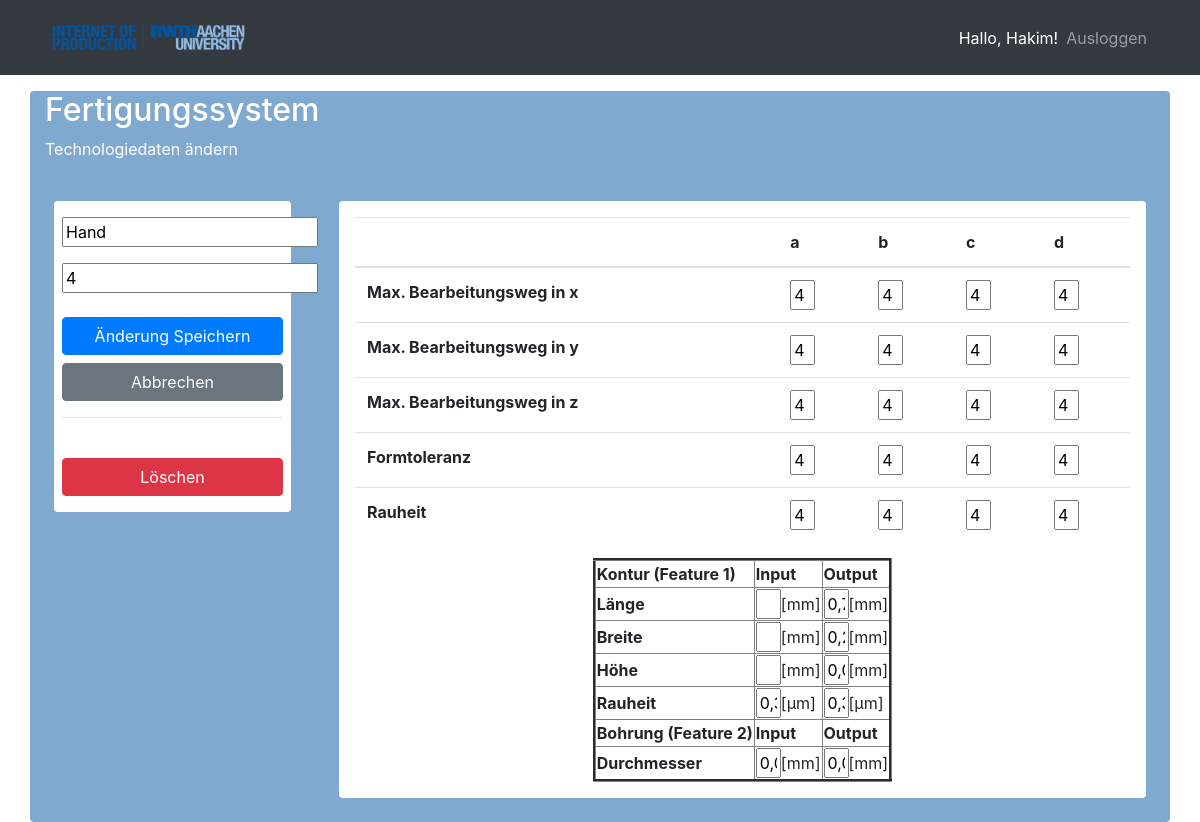
The app's page /main/update_technology/8 (signed in), older data.
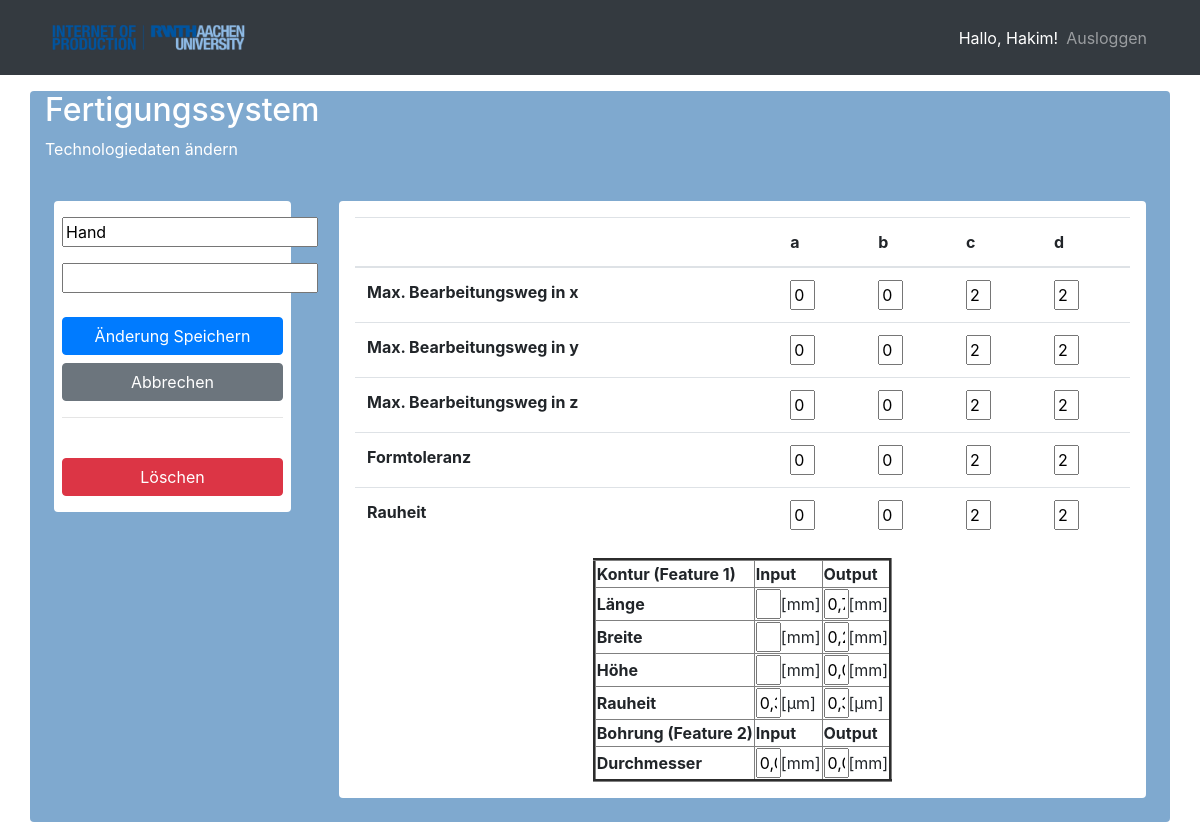
The same page, newer data.
### app/models.py (models this page shows, shortened)
class User(UserMixin, db.Model):
    id = db.Column(db.Integer, primary_key=True)
    username = db.Column(db.String(80), unique=True, nullable=False)
    password_hash = db.Column(db.String())
    created_on = db.Column(db.DateTime, server_default=db.func.now())
    updated_on = db.Column(
        db.DateTime, server_default=db.func.now(), onupdate=db.func.now())

class Technology(db.Model):
    id = db.Column(db.Integer, primary_key=True)
    position = db.Column(db.Integer, nullable=True)
    name = db.Column(db.String(), unique=True, nullable=True)
    alt_technology = db.Column(db.Integer)
    connection = db.Column(db.String())
    roughness_a = db.Column(db.Integer)
    roughness_b = db.Column(db.Integer)
    roughness_c = db.Column(db.Integer)
    roughness_d = db.Column(db.Integer)
    shape_tolerance_a = db.Column(db.Integer)
    shape_tolerance_b = db.Column(db.Integer)
    shape_tolerance_c = db.Column(db.Integer)
    shape_tolerance_d = db.Column(db.Integer)
    max_machining_path_x_a = db.Column(db.Integer)
    max_machining_path_x_b = db.Column(db.Integer)
    max_machining_path_x_c = db.Column(db.Integer)
    max_machining_path_x_d = db.Column(db.Integer)
    max_machining_path_y_a = db.Column(db.Integer)
    max_machining_path_y_b = db.Column(db.Integer)
    max_machining_path_y_c = db.Column(db.Integer)
    max_machining_path_y_d = db.Column(db.Integer)
    max_machining_path_z_a = db.Column(db.Integer)
    max_machining_path_z_b = db.Column(db.Integer)
    max_machining_path_z_c = db.Column(db.Integer)
    max_machining_path_z_d = db.Column(db.Integer)
    capability = db.Column(db.Integer)
    alttechnologie = db.Column(db.Integer)
    verknüpfung = db.Column(db.Integer)
    created_on = db.Column(db.DateTime, server_default=db.func.now())
    updated_on = db.Column(
        db.DateTime, server_default=db.func.now(), server_onupdate=db.func.now())

class FCT(db.Model):
    id = db.Column(db.Integer, primary_key=True)
    position = db.Column(db.Integer)
    name = db.Column(db.Text)
    breite = db.Column(db.Integer)
    breite_ein = db.Column(db.Integer)
    hoehe = db.Column(db.Integer)
    hoehe_ein = db.Column(db.Integer)
    laenge = db.Column(db.Integer)
    laenge_ein = db.Column(db.Integer)
    rauheit = db.Column(db.Integer)
    rauheit_ein = db.Column(db.Integer)
    durchmesser = db.Column(db.Integer)
    durchmesser_ein = db.Column(db.Integer)
    alttechnologie = db.Column(db.Integer)

### app/bp_main/routes.py (the view, shortened to what this page needs)
@main.route('/update_technology/<int:id>', methods=['GET', 'POST'])
def update_technology(id):
    technologie = Technology.query.get_or_404(id)
    fct = FCT.query.get_or_404(id)
    return render_template('main/update_technology.html',fct = fct, technologie = technologie)

### app/bp_main/routes.py (called while the page is built)
@main.before_request
@login_required
def login_required_for_all_request():
    pass

### app/templates/main/update_technology.html (shortened to what this page needs)
{% extends 'base.html' %} {% block content %}
<div class="container container-wrapper">
  <form method="POST">
    <div class="row text-white">
      <div class="col">
        <h2 class="">Fertigungssystem</h2>
        <p>Technologiedaten ändern</p>
      </div>
    </div>
    <div class="row">
      <div class="col-sm-3 col-12 p-4">
        <div class="input-container py-3 px-2">
          <div class="form-group">
            <input type="text" name="cb00" value="{{technologie.name}}"required> </th>
          </div>
          <div class="form-group">
            <input type="text" name="position1" value="{{technologie.position}}" >
          </div>
          <button class="btn btn-primary mx-auto w-100 mt-2" type="submit">
            Änderung Speichern
          </button>
          <button class="btn btn-secondary mx-auto w-100 mt-2" type="submit">
            Abbrechen
          </button>
          <hr />
          <a class="btn btn-danger mx-auto w-100 mt-4" href="{{url_for('main.delete_technology', id=technologie.id)}}">
            Löschen
          </a>
        </div>
      </div>
      <div class="col-9 p-4">
        <div class="table-container">
          <div class="p-3">
            <table class="table table-hover">
              <thead>
                <tr>
                  <th></th>
                  <th>a</th>
                  <th>b</th>
                  <th>c</th>
                  <th>d</th>
                </tr>
              </thead>
              <tbody>
            <tr>
                <th>Max. Bearbeitungsweg in x</th>
                <th><input type="text" name="cb11" value="{{technologie.max_machining_path_x_a}}" required></th>
                <th><input type="text" name="cb12" value="{{technologie.max_machining_path_x_b}}" required></th>
                <th><input type="text" name="cb13" value="{{technologie.max_machining_path_x_c}}" required></th>
                <th><input type="text" name="cb14" value="{{technologie.max_machining_path_x_d}}" required></th>
            </tr>
            <tr>
                <th>Max. Bearbeitungsweg in y</th>
                <th><input type="text" name="cb21" value="{{technologie.max_machining_path_y_a}}" required></th>
                <th><input type="text" name="cb22" value="{{technologie.max_machining_path_y_b}}" required></th>
                <th><input type="text" name="cb23" value="{{technologie.max_machining_path_y_c}}" required></th>
                <th><input type="text" name="cb24" value="{{technologie.max_machining_path_y_d}}" required></th>
            </tr>
            <tr>
                <th>Max. Bearbeitungsweg in z</th>
                <th><input type="text" name="cb31" value="{{technologie.max_machining_path_z_a}}" required></th>
                <th><input type="text" name="cb32" value="{{technologie.max_machining_path_z_b}}" required></th>
                <th><input type="text" name="cb33" value="{{technologie.max_machining_path_z_c}}" required></th>
                <th><input type="text" name="cb34" value="{{technologie.max_machining_path_z_d}}" required></th>
            </tr>
            <tr>
                <th>Formtoleranz</th>
                <th><input type="text" name="cb41" value="{{technologie.shape_tolerance_a}}" required></th>
                <th><input type="text" name="cb42" value="{{technologie.shape_tolerance_b}}" required></th>
                <th><input type="text" name="cb43" value="{{technologie.shape_tolerance_c}}" required></th>
                <th><input type="text" name="cb44" value="{{technologie.shape_tolerance_d}}" required></th>
            </tr>
            <tr>
                <th>Rauheit</th>
                <th><input type="text" name="cb51" value="{{technologie.roughness_a}}" required ></th>
                <th><input type="text" name="cb52" value="{{technologie.roughness_b}}" required></th>
                <th><input type="text" name="cb53" value="{{technologie.roughness_c}}" required></th>
                <th><input type="text" name="cb54" value="{{technologie.roughness_d}}" required></th>
            </tr>
              </tbody>
            </table>
              <table border="3" align="center">
                    <tr>
                        <th>Kontur (Feature 1)</th>
                        <th>Input</th>
                        <th>Output</th>
                    </tr>
                    <tr>
                        <th>Länge</th>
                        <td><input type="text" name="input1" value="{{ fct.laenge_ein }}">[mm]</td>
                        <td><input type="text" name="check1" value="{{ fct.laenge }}">[mm]</td></tr>
                    <tr>
                        <th>Breite</th>
                        <td><input type="text" name="input2" value="{{ fct.breite_ein}}">[mm]</td>
                        <td><input type="text" name="check2" value="{{ fct.breite }}">[mm]</td>
                    </tr>
                    <tr>
                        <th>Höhe</th>
                        <td><input type="text" name="input3" value="{{ fct.hoehe_ein }}">[mm]</td>
                        <td><input type="text" name="check3" value="{{ fct.hoehe }}">[mm]</td>
                    </tr>
                    <tr>
                        <th>Rauheit</th>
                        <td><input type="text" name="input4" value="{{ fct.rauheit_ein }}">[µm]</td>
                        <td><input type="text" name="check4" value="{{ fct.rauheit }}">[µm]</td>
                    </tr>
                    <tr>
                        <th>Bohrung (Feature 2)</th>
                        <th>Input</th>
                        <th>Output</th>
                    </tr>
                    <tr>
                        <th>Durchmesser</th>
                        <td><input type="text" name="input5" value="{{ fct.durchmesser_ein }}">[mm]</td>
                        <td><input type="text" name="check5" value="{{ fct.durchmesser }}">[mm]</td>
                    </tr>
                </table>
          </div>
        </div>
      </div>
    </div>
  </form>
</div>
{% endblock %}

### app/templates/base.html (shortened to what this page needs)
<!DOCTYPE html>
<html lang="de">
  <head>
    <link
      rel="stylesheet"
      href="https://stackpath.bootstrapcdn.com/bootstrap/4.5.2/css/bootstrap.min.css"
    />
  </head>
  <body class="d-flex flex-column min-vh-100">
    {% include "./navbar.html" %}
    {% block content %}{% endblock %}
  </body>
</html>

### app/templates/navbar.html (shortened to what this page needs)
{% if current_user.is_authenticated %}
<nav class="navbar navbar-expand-lg navbar-dark bg-dark">
  <div class="container">
    <a class="navbar-brand" href="{{url_for('main.index')}}"> <img alt="Logo" src="/static/logo.png" width="207,2"
        height="49,5"></a>
    <ul class="navbar-nav ml-auto">
      <li>
        <span class="navbar-text" style="color: white">
          Hallo, {{ current_user.username.capitalize() }}!
        </span>
      </li>
      <li class="nav-item">
        <a class="nav-link" href="{{url_for('auth.logout')}}">Ausloggen</a>
      </li>
    </ul>
  </div>
</nav>
{% endif %}

### app/templates/base.html (style rules this page uses)
body { background: url("/static/Bild0.png") no-repeat center center fixed; -webkit-background-size: cover; -moz-background-size: cover; -o-background-size: cover; background-size: cover; height: 100%; }

### app/templates/main/update_technology.html (style rules this page uses)
.container-wrapper { background-color: rgba(0, 84, 159, 0.5); border-radius: 4px; }
.table-container { background-color: white; border-radius: 4px; }
.input-container { background-color: white; border-radius: 4px; }
.form-group input { width: auto; }
table input { width: 25px; }

Row changes from the older to the newer data that the page shows:
changed Technology "Hand": cb11 "4" → "0"; cb12 "4" → "0"; cb13 "4" → "2"; cb14 "4" → "2"; cb21 "4" → "0"; cb22 "4" → "0"; cb23 "4" → "2"; cb24 "4" → "2"; cb31 "4" → "0"; cb32 "4" → "0"; cb33 "4" → "2"; cb34 "4" → "2"; cb41 "4" → "0"; cb42 "4" → "0"; cb43 "4" → "2"; cb44 "4" → "2"; cb51 "4" → "0"; cb52 "4" → "0"; cb53 "4" → "2"; cb54 "4" → "2"; position1 "4" → (not shown)
